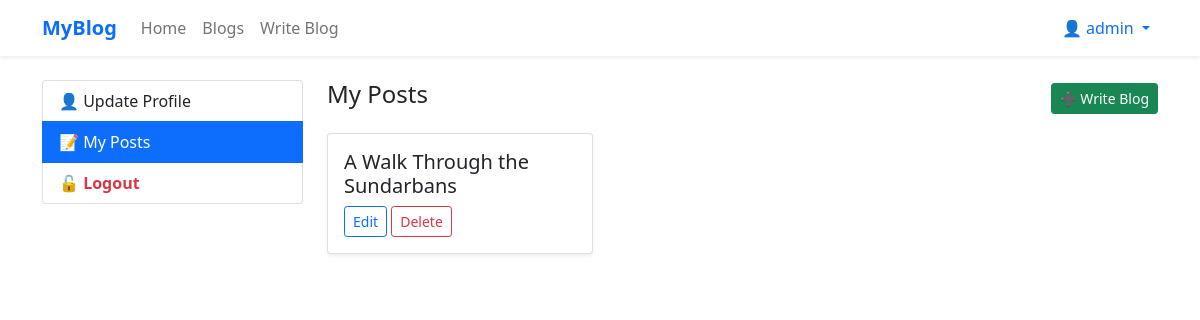
Before: /accounts/profile/?section=posts (signed in) with the older database file.
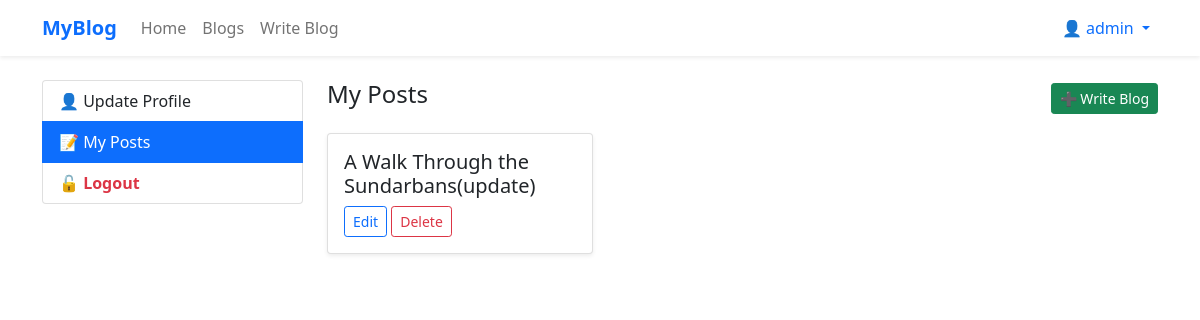
After: the same page with the newer database file.
### blog/models.py (models this page shows, shortened)
class Post(models.Model):
    title = models.CharField(max_length=100)
    content = RichTextField()
    author = models.ForeignKey(User,on_delete=models.CASCADE)
    created_at = models.DateTimeField(auto_now_add=True)
    updated_at = models.DateTimeField(auto_now=True)
    category = models.ForeignKey(Category,on_delete=models.SET_NULL,null=True)
    tag = models.ManyToManyField(Tag)
    view_count = models.PositiveBigIntegerField(default = 0)
    liked_users = models.ManyToManyField(User,related_name = 'liked_posts')

### blog/views.py (the view, shortened to what this page needs)
# urls.py: path('accounts/profile/',views.profile_view,name='profile'),
@login_required
def profile_view(request):
    section = request.GET.get('section','profile')
    context = {'section':section}
    if section == 'posts':
        posts = Post.objects.filter(author=request.user)
        context['posts'] = posts
    return render(request,'user/profile.html',context)

### templates/user/profile.html (shortened to what this page needs)
{% extends "blog/base.html" %}
{% load crispy_forms_tags %}
{% block content %}
<div class="container mt-4">
    <div class="row">
        <div class="col-md-3 mb-3">
            <div class="list-group">
                <a href="{% url 'profile' %}?section=update"
                   class="list-group-item list-group-item-action {% if section == 'update' %}active{% endif %}">
                    👤 Update Profile
                </a>
                <a href="{% url 'profile' %}?section=posts"
                   class="list-group-item list-group-item-action {% if section == 'posts' %}active{% endif %}">
                    📝 My Posts
                </a>
                <a href="{% url 'logout' %}"
                   class="list-group-item list-group-item-action text-danger fw-bold">
                    🔓 Logout
                </a>
            </div>
        </div>
        <div class="col-md-9">
            {% if section == 'profile' %}
                <h3 class="mb-3">Welcome, {{ request.user.get_full_name|default:request.user.username }}! 👋</h3>
                <p><strong>Email:</strong> {{ request.user.email }}</p>
            {% elif section == 'posts' %}
                <div class="d-flex justify-content-between align-items-center mb-3">
                    <h4>My Posts</h4>
                    <a href="{% url 'post_create' %}" class="btn btn-success btn-sm">➕ Write Blog</a>
                </div>
                <div class="row g-3">
                    {% for post in posts %}
                        <div class="col-md-4">
                            <div class="card shadow-sm h-100">
                                <div class="card-body">
                                    <h5 class="card-title">{{post.title}}</h5>
                                    <a href="{% url 'post_update' post.id %}" class="btn btn-outline-primary btn-sm">Edit</a>
                                    <a href="{% url 'post_delete' post.id %}" class="btn btn-outline-danger btn-sm">Delete</a>
                                </div>
                            </div>
                        </div>
                    {% empty %}
                        <p class="text-muted">No posts created yet.</p>
                    {% endfor %}
                </div>
            {% endif %}
        </div>
    </div>
</div>
{% endblock %}

Changed rows visible on the page:
changed Post: title "A Walk Through the Sundarbans" → "A Walk Through the Sundarbans(update)"
